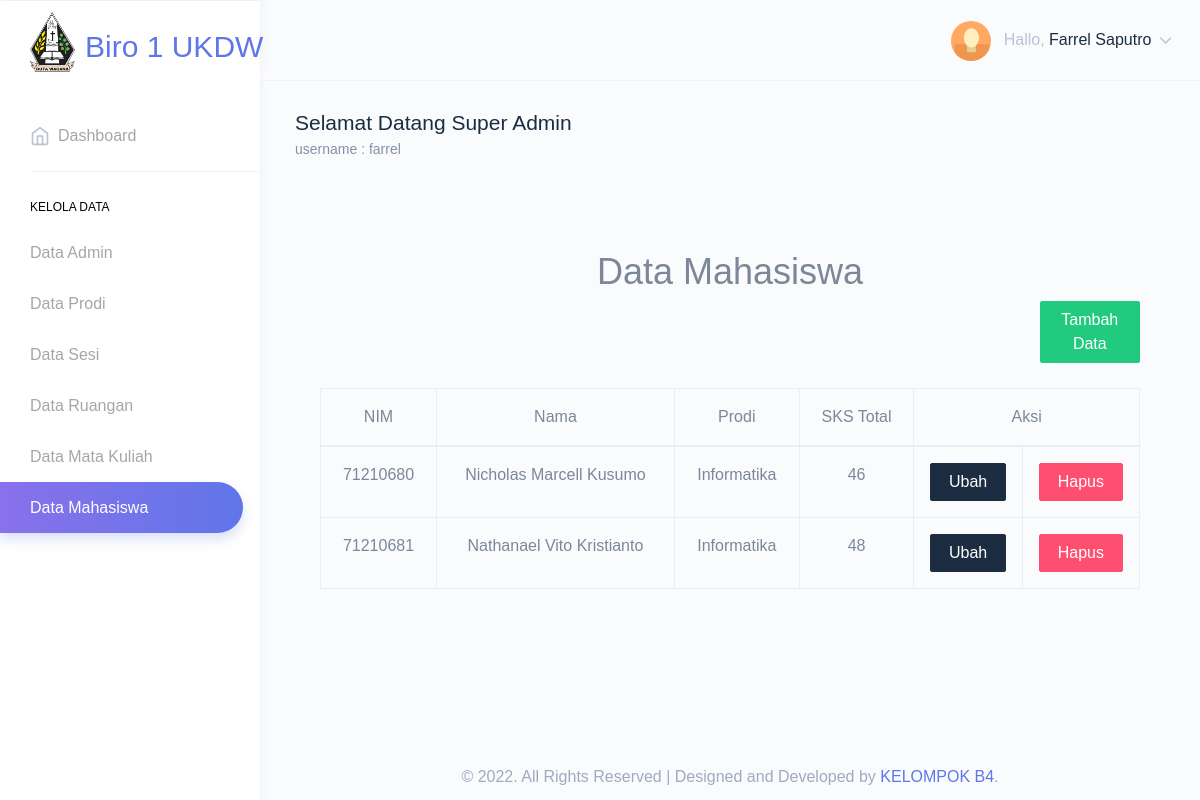
The page /superadmin/index.php?page=data_mahasiswa (signed in) on the database its author committed.
### tables this page shows
CREATE TABLE `mahasiswa` (
  `nim` varchar(10) NOT NULL,
  `nama` varchar(100) NOT NULL,
  `kodeProdi` varchar(10) DEFAULT NULL,
  `sksTotal` int(3) NOT NULL
);

CREATE TABLE `prodi` (
  `kodeProdi` varchar(10) NOT NULL,
  `namaProdi` varchar(50) NOT NULL,
  `fakultas` varchar(50) NOT NULL
);

### superadmin/proses.php (called while the page is built, shortened)
<?php
class database{
    function tampil_data_mahasiswa(){
		$sql = mysql_query(" SELECT * FROM mahasiswa inner join prodi on mahasiswa.kodeProdi = prodi.kodeProdi ");
		while($data = mysql_fetch_array($sql)){
			$hasil[] = $data;
		}
		return $hasil;
	}
}

### superadmin/data_mahasiswa.php (the view, shortened to what this page needs)
<head>
</head>
<?php
include 'proses.php';
$db = new database();
	echo "
  <div class='card-body'>
  <h1>Data Mahasiswa</h1>
  <div class='search-box' style='margin-left:65%;margin-bottom:3%;'>
  <a href = 'index.php?page=tambah_mahasiswa' style='margin-left:65%;' class = 'btn btn-small btn-success'>Tambah Data</a>
    <form action='cari.php?hal=pegawai' method='POST' class='input' >
</label>
    </form>
</div>
  <table class='table table-bordered'>
    <thead>
      <tr class='tr'>
        <th>NIM</th>
        <th>Nama</th>
        <th>Prodi</th>
        <th>SKS Total</th>
        <th colspan='2'>Aksi</th>
      </tr>
    </thead>
	";
	foreach( $db->tampil_data_mahasiswa() as $data ){
          echo "
          <tr class='tr'>
            <td>$data[nim]</td>
            <td>$data[nama]</td>
            <td>$data[namaProdi]</td>
            <td>$data[sksTotal]</td>
					  <td><a href = 'index.php?page=ubah_mahasiswa&id=$data[nim]' class = 'btn btn-block btn-dark'>Ubah</a></td>
            <td><a href = 'crud.php?aksi=hapus_mahasiswa&id=$data[nim]' onclick = 'return hapus()' class = 'btn btn-block btn-danger'>Hapus</a></td>
				</tr>
		";
	}
  echo "
    </table>
    </div>
  ";
?>

### superadmin/data_mahasiswa.php (style rules this page uses)
th, td, h1 { text-align:center; }

### rows shown on the page
mahasiswa: nim "71210680", nama "Nicholas Marcell Kusumo", kodeProdi.namaProdi "Informatika", sksTotal "46"
mahasiswa: nim "71210681", nama "Nathanael Vito Kristianto", kodeProdi.namaProdi "Informatika", sksTotal "48"

### other values the page prints
$nama "Farrel Saputro"
$username "farrel"
